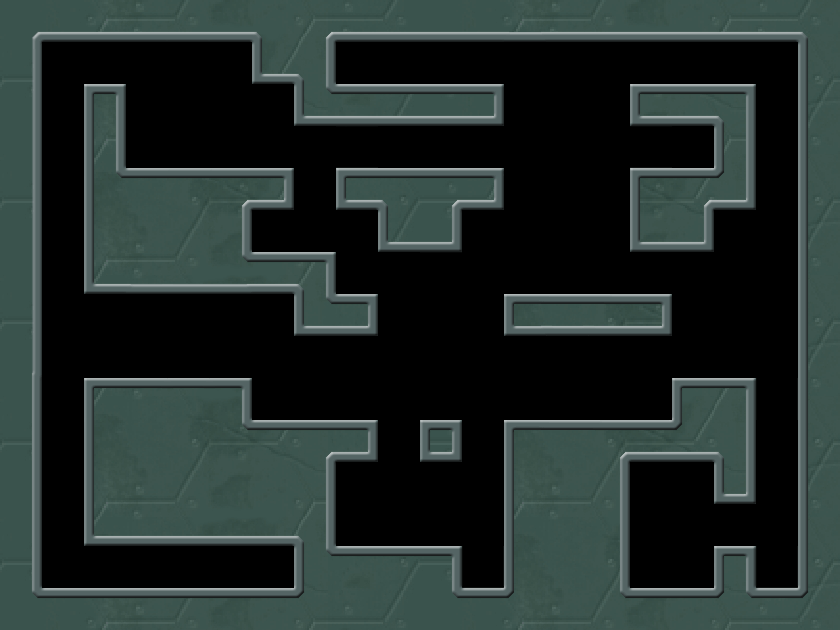

This game map was drawn from its Tiled (.tmx) file and the tilesets committed beside it. A one-line description and the trimmed map source follow:
An orthogonal 20x15 tile map with 42x42 px tiles, 1 tile layer (map) and 29 objects (5x dec_oneBox, 4x emy_lang, 3x wl, 2x nl, 2x ntn, ...).

<map version="1.0" orientation="orthogonal" width="20" height="15" tilewidth="42" tileheight="42">
 <tileset firstgid="1" name="level14" tilewidth="42" tileheight="42">
  <image source="level14.png" width="840" height="630" />
  <tile id="261">
   <properties>
    <property name="tag" value="1" />
   </properties>
  </tile>
 </tileset>
 <layer name="map" width="20" height="15">
  <data>[300 cells, 300 non-empty, 165 distinct tile ids]</data>
 </layer>
 <objectgroup name="data" width="20" height="15">
  <object name="na" x="126" y="126" width="42" height="42" />
  <object name="wl" x="336" y="126" width="42" height="42" />
  <object name="wl" x="630" y="126" width="42" height="42" />
  <object name="wl" x="756" y="378" width="42" height="42" />
  <object name="tnl" x="420" y="252" width="42" height="42">
   <properties>
    <property name="dir" value="3" />
   </properties>
  </object>
  <object name="nl" x="462" y="546" width="42" height="42">
   <properties>
    <property name="dir" value="3" />
   </properties>
  </object>
  <object name="nl" x="756" y="546" width="42" height="42">
   <properties>
    <property name="dir" value="3" />
   </properties>
  </object>
  <object name="ntn" x="630" y="252" width="42" height="42" />
  <object name="ntn" x="672" y="252" width="42" height="42" />
  <object name="pt" x="84" y="336" width="42" height="42">
   <properties>
    <property name="dir" value="1" />
   </properties>
  </object>
  <object name="pt" x="252" y="294" width="42" height="42">
   <properties>
    <property name="dir" value="2" />
   </properties>
  </object>
  <object name="nlt" x="336" y="42" width="42" height="42">
   <properties>
    <property name="any" value="0" />
    <property name="dir" value="1" />
    <property name="dir1" value="3" />
   </properties>
  </object>
  <object name="emy_lang" x="210" y="546" width="42" height="42" />
  <object name="emy_lang" x="672" y="546" width="42" height="42">
   <properties>
    <property name="flipX" value="1" />
   </properties>
  </object>
  <object name="emy_niao" x="714" y="210" width="42" height="42">
   <properties>
    <property name="flipX" value="1" />
    <property name="fly" value="1" />
    <property name="max" value="8" />
    <property name="min" value="5" />
    <property name="speed" value="1" />
   </properties>
  </object>
  <object name="bhp" x="420" y="504" width="42" height="42">
   <properties>
    <property name="addper" value="5" />
    <property name="hp" value="100" />
    <property name="kill" value="20" />
   </properties>
  </object>
  <object name="dec_oneBox" x="252" y="210" width="42" height="42">
   <properties>
    <property name="any" value="0" />
    <property name="flipX" value="1" />
   </properties>
  </object>
  <object name="dec_oneBox" x="420" y="126" width="42" height="42">
   <properties>
    <property name="any" value="0" />
   </properties>
  </object>
  <object name="dec_oneBox" x="252" y="378" width="42" height="42">
   <properties>
    <property name="any" value="0" />
    <property name="flipX" value="1" />
   </properties>
  </object>
  <object name="dec_oneBox" x="336" y="378" width="42" height="42">
   <properties>
    <property name="any" value="0" />
   </properties>
  </object>
  <object name="emy_lang" x="252" y="378" width="42" height="42">
   <properties>
    <property name="flipX" value="1" />
    <property name="max" value="8" />
    <property name="min" value="6" />
    <property name="speed" value="1" />
   </properties>
  </object>
  <object name="dec_tong" x="546" y="378" width="42" height="42">
   <properties>
    <property name="any" value="0" />
    <property name="flipX" value="1" />
   </properties>
  </object>
  <object name="dec_oneBox" x="126" y="546" width="42" height="42">
   <properties>
    <property name="any" value="0" />
    <property name="flipX" value="1" />
   </properties>
  </object>
  <object name="dec_godeng" x="294" y="336" width="42" height="42">
   <properties>
    <property name="any" value="1" />
   </properties>
  </object>
  <object name="dec_godeng" x="546" y="336" width="42" height="42">
   <properties>
    <property name="any" value="1" />
   </properties>
  </object>
  <object name="dec_badeng" x="336" y="210" width="42" height="42">
   <properties>
    <property name="any" value="1" />
   </properties>
  </object>
  <object name="dec_tong" x="672" y="42" width="42" height="42">
   <properties>
    <property name="any" value="0" />
    <property name="flipX" value="1" />
   </properties>
  </object>
  <object name="emy_lang" x="630" y="546" width="42" height="42">
   <properties>
    <property name="flipX" value="1" />
   </properties>
  </object>
  <object name="nlt" x="42" y="546" width="42" height="42">
   <properties>
    <property name="any" value="0" />
    <property name="dir" value="1" />
    <property name="dir1" value="3" />
   </properties>
  </object>
 </objectgroup>
</map>
